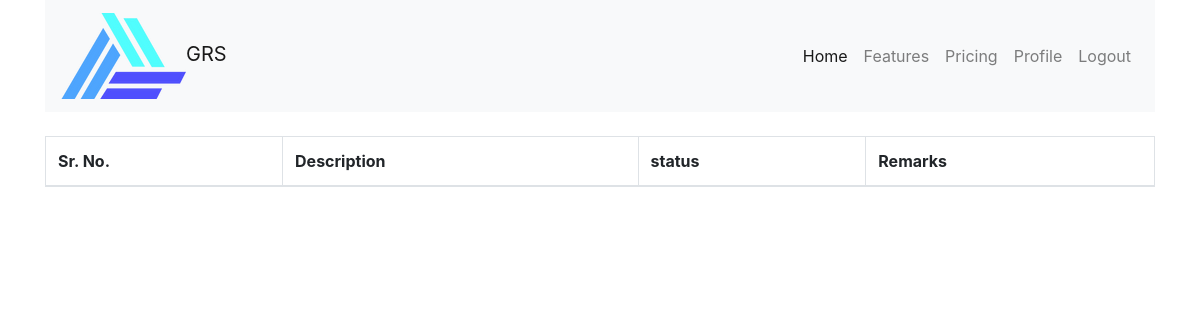
The page / (signed in) on the database as committed earlier.
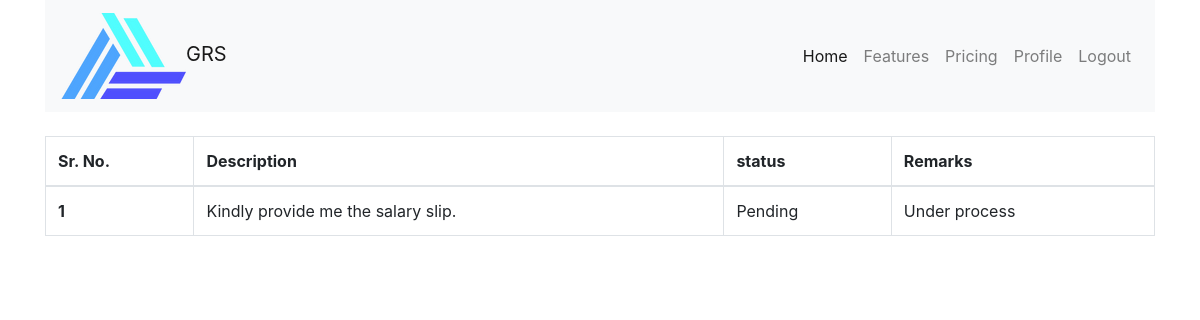
The same page on the database as committed later.
### complaints/models.py (models this page shows)
class Complaint(models.Model):
    title = models.CharField(max_length=200)
    name = models.CharField(max_length=255, blank=True)
    user_type = (
        ('M', 'Mentor'),
        ('T', 'Trainee'),
    )
    user_role = models.CharField(
        max_length=1,
        choices=user_type,
        default='T',
    )
    date = models.DateTimeField(auto_now=True)
    complaint_type = (
        ('M', 'Management'),
        ('E', 'Education'),
        ('D', 'Deployment'),
        ('S', 'Salary'),
        ('G', 'General'),
    )
    complaint_for = models.CharField(
        max_length=1,
        choices=complaint_type,
        default='G',
    )
    complaint_type_to = (
        ('A', 'Admin'),
        ('M', 'Mentor'),
    )
    complaint_to = models.CharField(
        max_length=1,
        choices=complaint_type_to,
        default='M',
    )
    cohort_choice = (
        ('P', 'Python'),
        ('J', 'Java'),
        ('R', 'React'),
        ('A', 'Android'),
        ('L', 'Linux'),
        ('C', 'Cybersecurity'),
        ('U', 'Unknown'),
    )
    cohort = models.CharField(
        max_length=1,
        choices=cohort_choice,
        default='U',
    )
    complaint_level = (
        ('I', 'Individual'),
        ('G', 'General'),
    )
    level = models.CharField(
        max_length=1,
        choices=complaint_level,
        default='I',
    )
    description = models.TextField(blank=False, max_length=500)
    complaint_category = (
        ('A', 'Anonymous'),
        ('I', 'Identifiable'),
    )
    category = models.CharField(
        max_length=1,
        choices=complaint_category,
        default='I',
    )
    complaint_status = (
        ('P', 'Pending'),
        ('N', 'Need Clarification'),
        ('R', 'Resolved'),
    )
    status = models.CharField(
        max_length=1,
        choices=complaint_status,
        default='P',
    )
    resoultion = models.TextField(blank=True, max_length=500)
    user = models.ForeignKey(User, on_delete=models.CASCADE)

### home/views.py (the view)
# urls.py: 2. Add a URL to urlpatterns:  path('', views.home, name='home')
@login_required(login_url='login')
def home(request):
    complaints = Complaint.objects.all().filter(user = request.user)
    print(complaints)
    context = {
        'complaints':complaints
    }
    return render(request, 'home/home.html',context)

### home/templates/home/home.html
{% extends 'users/base.html' %}
{% block content %}
<br>
<div class="container">
<table class="table table-bordered">
    <thead>
      <tr>
        <th scope="col">Sr. No.</th>
        <th scope="col">Description</th>
        <th scope="col">status</th>
        <th scope="col">Remarks</th>
      </tr>
    </thead>
    <tbody>
      {% for complaint in complaints %}
      <tr>
        <th scope="row">{{forloop.counter}}</th>
        <td>{{complaint.description}}</td>
        <td>{% if complaint.status == 'P' %}
          Pending
          {% elif complaint.status == 'N' %}
          Needs More Clarification
          {% else %}
          Resolved!
          {% endif %}
        </td>
        {% if complaint.status == 'R' %}
        <td>
          {{complaint.resolution}}
        </td>
        {% else %}
        <td> Under process </td>
        {% endif %}
      </tr>
      {% endfor %}
    </tbody>
  </table>
</div>
{% endblock %}

### users/templates/users/base.html (shortened to what this page needs)
<!doctype html>
<html lang="en">
  <head>
    <link rel="stylesheet" href="https://maxcdn.bootstrapcdn.com/bootstrap/4.0.0/css/bootstrap.min.css">
  </head>
  <body>
    <div class="container">
    <nav class="navbar navbar-expand-lg navbar-light bg-light">
        <a class="navbar-brand" href="#"><img src="../../../media/static/mb.jpg" alt="MountBlue Logo">GRS</a>
        <div class="collapse navbar-collapse" id="navbarNav">
          <ul class="navbar-nav ml-auto">
            <li class="nav-item active">
              <a class="nav-link" href="#">Home<span class="sr-only">(current)</span></a>
            </li>
            <li class="nav-item">
              <a class="nav-link" href="#">Features</a>
            </li>
            <li class="nav-item">
              <a class="nav-link" href="#">Pricing</a>
            </li>
            {% if user.is_authenticated %}
            <li class="nav-item">
              <a class="nav-link" href="">Profile</a>
            </li>
            <li class="nav-item">
              <a class="nav-link" href="{% url 'logout' %}">Logout</a>
            </li>
           {% endif %}
          </ul>
        </div>
      </nav>
      </div>
    {% block content %}{% endblock %}
  </body>
</html>

Rows that differ between the two databases and show on the page:
now on this page (row edited): Complaint: description "Kindly provide me the salary slip.", status "Pending"
